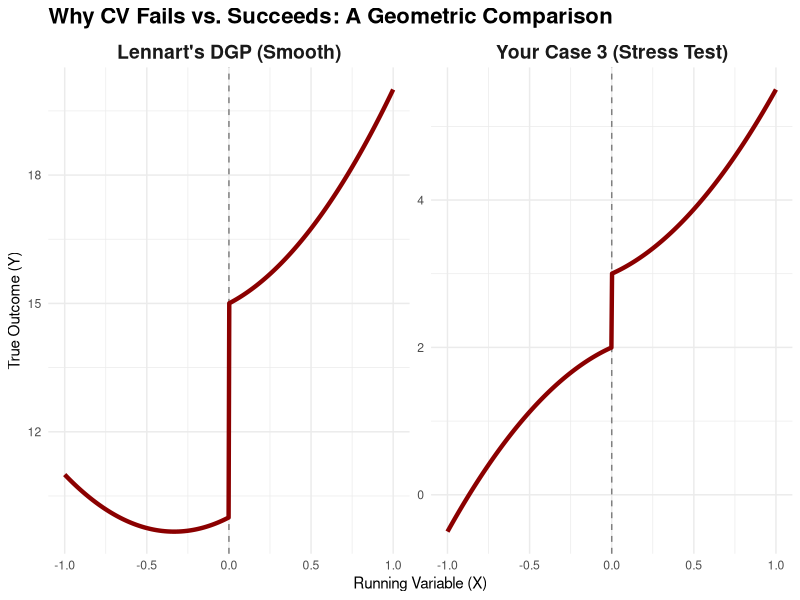

Reproduce this figure in R.
# ==============================================================================
# FILE: 11_plot_grand_contrast.R
# PURPOSE: Visual comparison of Lennart's "Smooth" DGP vs Your "Tricky" DGP
# ==============================================================================

library(ggplot2)
library(gridExtra)

# 1. Define the True Functions (No Noise)
x_seq <- seq(-1, 1, length.out = 500)

# --- Lennart's Geometry (Smooth Quadratic) ---
y_lennart <- ifelse(x_seq < 0, 
                    2*x_seq + 3*x_seq^2 + 10,   
                    2*x_seq + 3*x_seq^2 + 10 + 5) 
df_lennart <- data.frame(X = x_seq, Y = y_lennart, Type = "Lennart's DGP (Smooth)")

# --- Your Case 3 Geometry (The Stress Test) ---
y_yours <- ifelse(x_seq < 0, 
                  2 + x_seq - 1.5 * x_seq^2,        # Left (Frown)
                  2 + x_seq + 1.5 * x_seq^2 + 1)    # Right (Smile + Shift)

df_yours <- data.frame(X = x_seq, Y = y_yours, Type = "Your Case 3 (Stress Test)")

# Combine
df_all <- rbind(df_lennart, df_yours)

# 2. Create the Comparison Plot
plot_contrast <- ggplot(df_all, aes(x = X, y = Y)) +
  geom_vline(xintercept = 0, linetype = "dashed", color = "gray50") +
  geom_line(color = "darkred", size = 1.5) +
  facet_wrap(~Type, scales = "free_y") +
  theme_minimal() +
  labs(title = "Why CV Fails vs. Succeeds: A Geometric Comparison",
       x = "Running Variable (X)", y = "True Outcome (Y)") +
  theme(strip.text = element_text(face = "bold", size = 14),
        plot.title = element_text(face = "bold", size = 16))

# 3. Save
if(!dir.exists("03_output")) dir.create("03_output")
ggsave("03_output/plot_dgp_contrast.pdf", plot_contrast, width = 10, height = 6)

cat("Created comparison plot: 03_output/plot_dgp_contrast.pdf\n")
